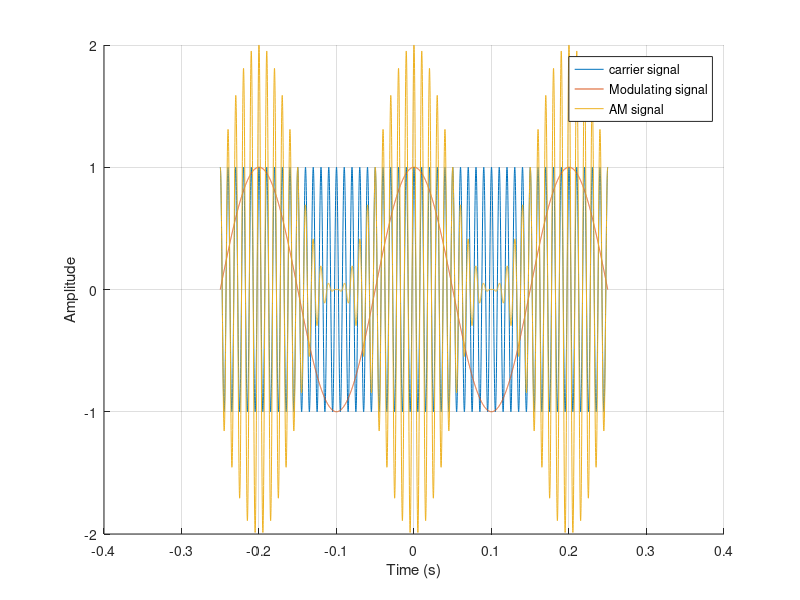

MATLAB code to generate this figure:
%author: Muhtasim Redwan
%id: 22024002
%date: 03-10-2024
%description: amplitude modulation

duration = 0.5;                                         %signal duration
Fs = 10000;                                             %sampling frequency
t = -duration/2:1/Fs:duration/2;

Fc = 100;                                               %carrier frequency
Fm = 5;                                                 %modulating frequency
Am = 1;                                                 %modulating amplitude
Ac = 1;                                                 %carrier amplitude

carrier = cos(2*pi*Fc*t);                               %carrier signal
modulator = cos(2*pi*Fm*t);                             %modulating signal
am_signal = (Ac + Am*modulator) .* carrier;             %amplitude-modulated signal

figure;
hold on;
plot(t, carrier, "DisplayName", "carrier signal");
plot(t, modulator, "DisplayName","Modulating signal");
plot(t, am_signal, "DisplayName","AM signal");
xlabel("Time (s)");
ylabel("Amplitude");
legend;
grid on;
hold off;

